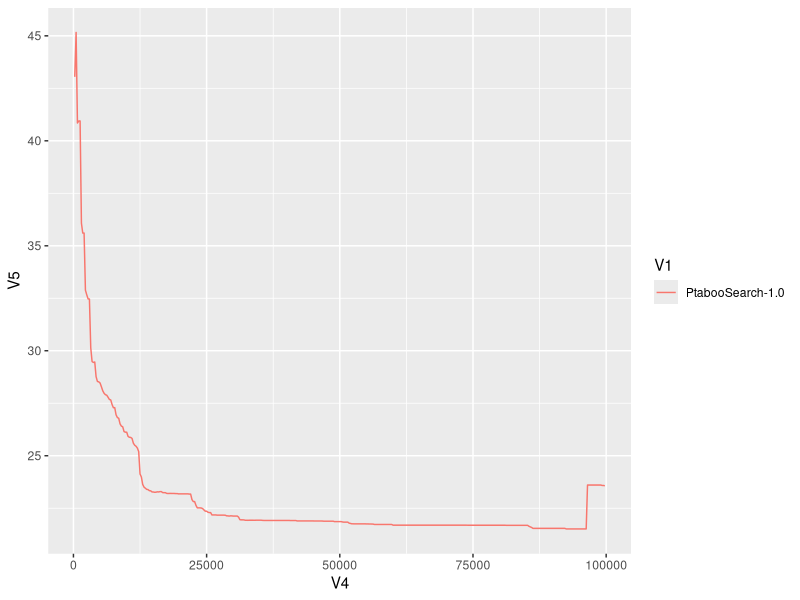

Recreate this plot in R.

library(ggplot2)

d <- read.table("evaluation.txt")
a <- aggregate( V5 ~ V1 + V4, d, mean)

p <- ggplot( data=a, aes(x=V4, y=V5, color=V1, group=V1)) + geom_line()
p
